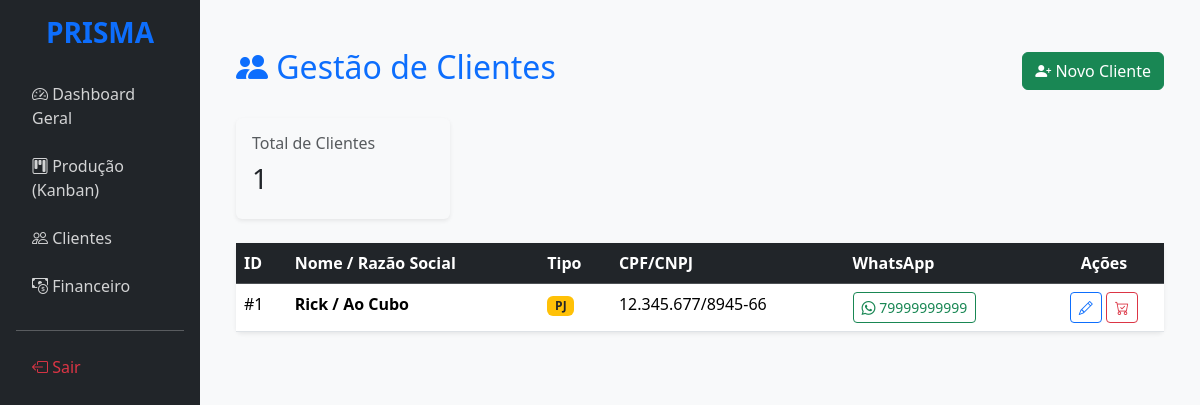
Screenshot of /clientes (signed in) with the database file from the repository.
### app.py (models this page shows)
class Cliente(db.Model):
    __tablename__ = 'clientes'
    id = db.Column(db.Integer, primary_key=True)
    nome = db.Column(db.String(150), nullable=False)
    tipo = db.Column(db.String(20)) # PF, PJ, TERCEIRO
    documento = db.Column(db.String(20), unique=True)
    whatsapp = db.Column(db.String(20))
    pedidos = db.relationship('Card', backref='cliente_ref', lazy=True)

### app.py (the view)
@app.route('/clientes')
@login_required
def listar_clientes():
    clientes = Cliente.query.order_by(Cliente.nome).all()
    return render_template('clientes.html', clientes=clientes, user=current_user)

### app.py (called while the page is built)
@login_manager.user_loader
def load_user(user_id): return Usuario.query.get(int(user_id))

### templates/clientes.html (shortened to what this page needs)
{% extends 'base.html' %}
{% block content %}
<div class="container-fluid mt-4">
    <div class="d-flex justify-content-between align-items-center mb-4">
        <h2 class="text-primary"><i class="bi bi-people-fill"></i> Gestão de Clientes</h2>
        <button class="btn btn-success" data-bs-toggle="modal" data-bs-target="#modalCliente">
            <i class="bi bi-person-plus-fill"></i> Novo Cliente
        </button>
    </div>
    <div class="row mb-4">
        <div class="col-md-3">
            <div class="card bg-light border-0 shadow-sm">
                <div class="card-body">
                    <h6 class="text-muted">Total de Clientes</h6>
                    <h3>{{ clientes|length }}</h3>
                </div>
            </div>
        </div>
    </div>
    <div class="card shadow-sm border-0">
        <div class="card-body p-0">
            <div class="table-responsive">
                <table class="table table-hover mb-0">
                    <thead class="table-dark">
                        <tr>
                            <th>ID</th>
                            <th>Nome / Razão Social</th>
                            <th>Tipo</th>
                            <th>CPF/CNPJ</th>
                            <th>WhatsApp</th>
                            <th class="text-center">Ações</th>
                        </tr>
                    </thead>
                    <tbody>
                        {% for cliente in clientes %}
                        <tr>
                            <td>#{{ cliente.id }}</td>
                            <td><strong>{{ cliente.nome }}</strong></td>
                            <td>
                                <span class="badge {{ 'bg-info' if cliente.tipo == 'PF' else 'bg-warning text-dark' }}">
                                    {{ cliente.tipo }}
                                </span>
                            </td>
                            <td>{{ cliente.documento or '---' }}</td>
                            <td>
                                {% if cliente.whatsapp %}
                                <a href="https://wa.me/55{{ cliente.whatsapp|replace('(', '')|replace(')', '')|replace('-', '')|replace(' ', '') }}"
                                   target="_blank" class="btn btn-sm btn-outline-success">
                                    <i class="bi bi-whatsapp"></i> {{ cliente.whatsapp }}
                                </a>
                                {% else %}
                                <span class="text-muted">Não informado</span>
                                {% endif %}
                            </td>
                            <td class="text-center">
                                <button class="btn btn-sm btn-outline-primary" title="Editar">
                                    <i class="bi bi-pencil"></i>
                                </button>
                                <button class="btn btn-sm btn-outline-danger" title="Histórico de Pedidos">
                                    <i class="bi bi-cart-check"></i>
                                </button>
                            </td>
                        </tr>
                        {% else %}
                        <tr>
                            <td colspan="6" class="text-center py-4 text-muted">Nenhum cliente cadastrado.</td>
                        </tr>
                        {% endfor %}
                    </tbody>
                </table>
            </div>
        </div>
    </div>
</div>
{% endblock %}

### templates/base.html (style rules this page uses)
body { background-color: #f8f9fa; }

### rows the page displays
Cliente: id "1", nome "Rick / Ao Cubo", tipo "PJ", documento "12.345.677/8945-66", whatsapp "79999999999"

### other values shown
{{ clientes|length }} "1"
